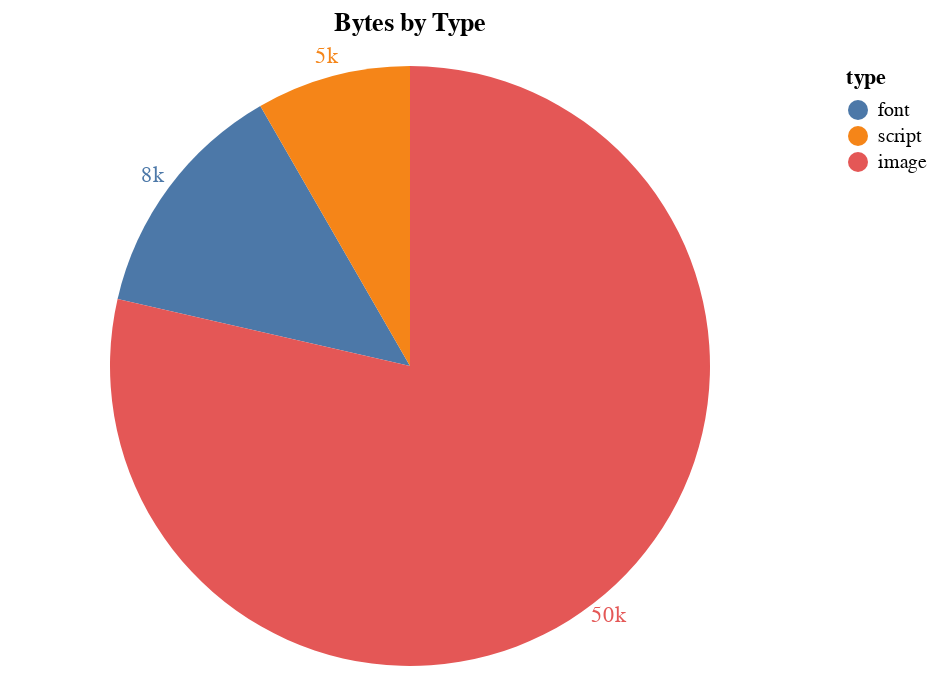

The cell this chart's notebook holds for it:
### Code cell
pie_chart_bytes = alt.Chart(df_requests_type).mark_arc().encode(
    theta=alt.Theta(field="bytes", type="quantitative", stack=True),
    color=alt.Color(field="type", type="nominal", sort=None),
    order=alt.Order(field="bytes", type="quantitative", sort='descending'),
    tooltip=["type", alt.Tooltip("bytes:Q", format=".1s")]
).properties(
    title="Bytes by Type"
)
pie_chart_bytes + pie_chart_bytes.mark_text(
    radius=160
).encode(
    text=alt.Text("bytes:Q", format=".1s")
)

### Figure 1 — Vega-Lite specification as saved in the notebook (floating-point values rounded to 4 significant figures)
{"config": {"view": {"continuousWidth": 400, "continuousHeight": 300}}, "layer": [{"mark": "arc", "encoding": {"color": {"field": "type", "sort": null, "type": "nominal"}, "order": {"field": "bytes", "sort": "descending", "type": "quantitative"}, "theta": {"field": "bytes", "stack": true, "type": "quantitative"}, "tooltip": [{"field": "type", "type": "nominal"}, {"field": "bytes", "format": ".1s", "type": "quantitative"}]}, "title": "Bytes by Type"}, {"mark": {"type": "text", "radius": 160}, "encoding": {"color": {"field": "type", "sort": null, "type": "nominal"}, "order": {"field": "bytes", "sort": "descending", "type": "quantitative"}, "text": {"field": "bytes", "format": ".1s", "type": "quantitative"}, "theta": {"field": "bytes", "stack": true, "type": "quantitative"}, "tooltip": [{"field": "type", "type": "nominal"}, {"field": "bytes", "format": ".1s", "type": "quantitative"}]}, "title": "Bytes by Type"}], "data": {"name": "data-305e1c25db0e233a20269e4fa10842cd"}, "$schema": "https://vega.github.io/schema/vega-lite/v4.17.0.json", "datasets": {"data-305e1c25db0e233a20269e4fa10842cd": [{"type": "font", "requests": 1, "bytes": 7884}, {"type": "script", "requests": 1, "bytes": 5004}, {"type": "image", "requests": 1, "bytes": 47302}]}}
